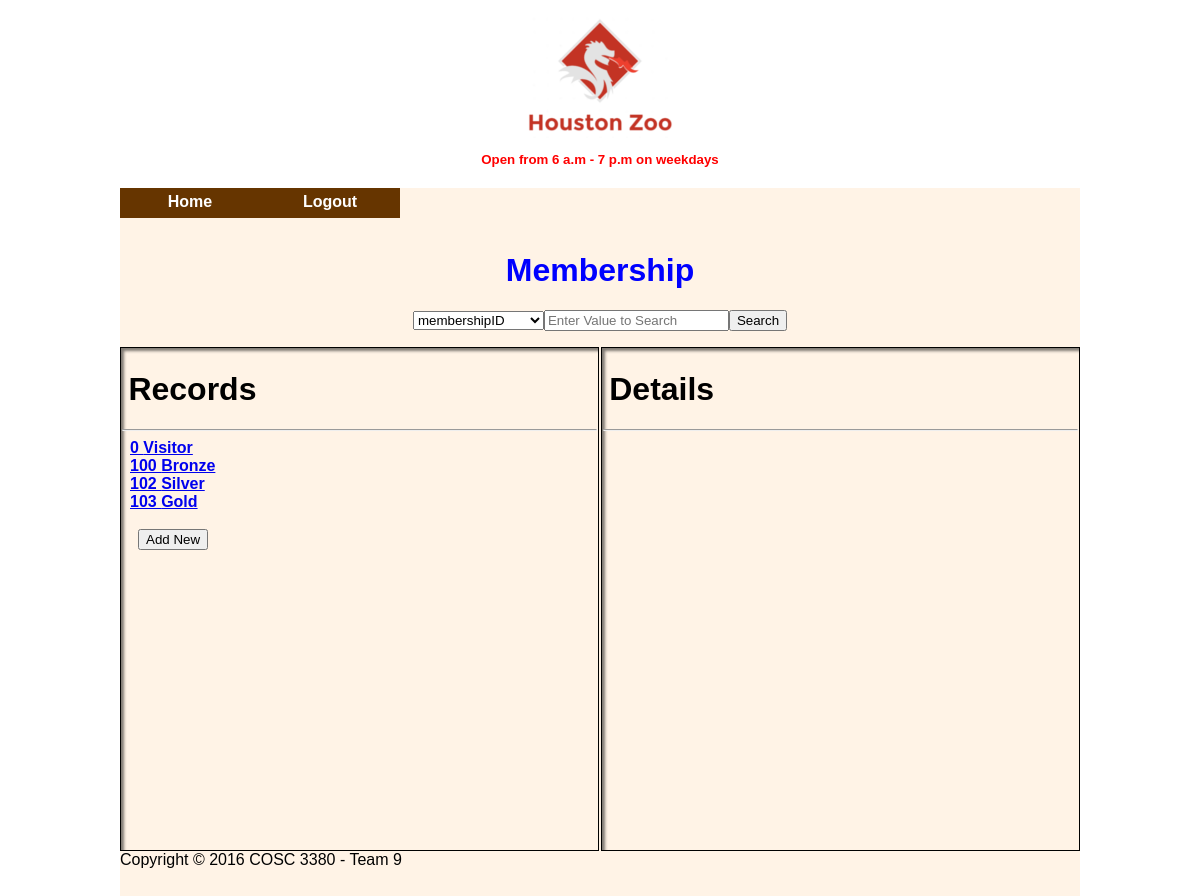
The page /membership.php (signed in) on the database its author committed.
### tables this page shows
CREATE TABLE IF NOT EXISTS `Menu` (
  `menuPage` int(11) NOT NULL AUTO_INCREMENT,
  `menutext` varchar(30) NOT NULL,
  `menuLink` varchar(30) NOT NULL,
  `menuParent` int(11) NOT NULL,
  `menuSort` int(11) NOT NULL,
  `menuSecurity` int(11) NOT NULL,
  PRIMARY KEY (`menuPage`)
);

CREATE TABLE IF NOT EXISTS `membership` (
  `membershipID` int(11) NOT NULL AUTO_INCREMENT,
  `membershipName` varchar(25) NOT NULL,
  `memberDiscount` decimal(10,2) NOT NULL,
  `CreatedOn` datetime NOT NULL,
  `CreatedBy` int(11) NOT NULL,
  `LastUpdatedOn` timestamp NOT NULL DEFAULT '0000-00-00 00:00:00' ON UPDATE CURRENT_TIMESTAMP,
  `LastUpdatedBy` int(11) NOT NULL,
  PRIMARY KEY (`membershipID`),
  UNIQUE KEY `MembershipName` (`membershipName`),
  KEY `CreatedBy` (`CreatedBy`),
  KEY `LastUpdatedBy` (`LastUpdatedBy`)
);

### membership.php (the view, shortened to what this page needs)
<?php
require_once (__DIR__.'/scripts/config.php');
?>
<html>
	<head>
		<link rel="stylesheet" type="text/css" href="site.css">
	</head>
	<body>
		<div id = "title"><h1>Membership</h1></div>
			<div id = "search">
<?php $user->fillDropDown('membership'); ?>
	</div>
		<div id="records">
			<h1>&thinsp;Records</h1>
			<hr/>
			<?php
			try
			{
			$sql="Select * from membership;";
			$querystmt=$DB_con->prepare($sql);
			$querystmt->execute();
			while($row=$querystmt->fetchObject())
			{
				if ($action != 'search')
				{
					echo "&ensp;<b><a href='membership.php?viewdetails={$row->membershipID}'>{$row->membershipID} {$row->membershipName}</a></b></li>";
					echo "<br/>";
				}
			}
			}
			catch(PDOException $ex)
			{
				$user->redirect('error.php',$ex->getMessage());
			}
			?>
			<form>
				&emsp;<button type='submit' type='submit' name='submit' value='new'>Add New</button>
			</form>
		</div>
	<div id="details">
			<h1>&thinsp;Details</h1>
			<hr/>
	</div>
	<?php
	include("master.php");
	?>
	</body>
</html>

### scripts/class.zoouser.php (shortened to what this page needs)
<?php
class USERZOO
{
    private $db;
    function __construct($DB_con)
    {
        $this->db=$DB_con;
    }
    public function fillDropDown($table)
    {
        $sql="Select column_name from information_schema.columns where table_name='$table';";
        $querystmt=$this->db->prepare($sql);
        $querystmt->execute();
        echo "<form>";
		echo "<select name = 'soption'>";
        while($row=$querystmt->fetchObject()) {
            echo "<option value = '$row->column_name'>$row->column_name</option>";
        }
    	echo "</select>";
    	echo "<input type='search' name='searchVal' placeholder='Enter Value to Search'>";
		echo "<button type='submit' type='submit' name='submit' value='search'>Search</button>";
    	echo "</form>";
    }
    public function showMenu($level)
    {
        if($level==0)
        {
            $user_id=0;
        }
        elseif($level==1)
        {
            $user_id = $_SESSION['user_session'];
        }
        $result=$this->db->prepare("SELECT UserTypeID FROM customer WHERE customerID=:uid UNION select UserTypeID  from Staff where staffID=:uid LIMIT 1");
        $result->execute(array(':uid'=>$user_id));
        $userRow=$result->fetchObject();;
        $userLevel=$userRow->UserTypeID;
        if($level==0)
        {
            $sql="Select * from Menu Where menuSecurity=$userLevel order by menuParent,menuSort ASC";
        }
        elseif($level==1 && $userLevel==1)
        {
            $sql="Select * from Menu Where menuSecurity<=$userLevel and menuText not in('Login') order by menuParent,menuSort ASC";
        }
        else
        {
            $sql="Select * from Menu Where menuSecurity<=$userLevel and menuText not in ('Login','View Cart','Gift Shop','Events','Gallery') order by menuParent,menuSort ASC";
        }
        $querystmt=$this->db->prepare($sql);
        $querystmt->execute();
        while($row=$querystmt->fetchObject())
        {
            if($row->menuParent==0)
            {
                $menu[$row->menuPage]['text']=$row->menutext;
                $menu[$row->menuPage]['link']=$row->menuLink;
            }
        }
        if(!empty($menu))
        {
            echo "<div id='navmenu'>";
            echo "<ul id='nav'>";
            foreach($menu as $page=>$link)
            {
                $name=$link['text'];
                $linkUrl=$link['link'];
                if($linkUrl!="")
                {
                    echo "<li><a href='$linkUrl'>$name</a>";
                }
                else
                {
                    echo "<li><a>$name</a>";
                }
                echo "</li>";
            }
            echo "</ul>";
            echo "</div>";
            echo "<br/>";
        }
    }
}
?>

### css/default.css (style rules this page uses)
body { background: url(../images/wood-wallpaper.png); font-family: Helvetica, Arial; }
#title { color: blue; text-align: center; }
#search { text-align: center }
#records { padding: 1px; width:49.5%; height:500px; border:1px solid black; float:left; box-shadow:inset 3px 3px 3px rgba(0,0,0,.5); }
#details { padding: 1px; border:1px solid black; width:49.5%; height:500px; float:right; box-shadow:inset 3px 3px 3px rgba(0,0,0,.5); }
#navmenu { width:100%; }
#navmenu ul { margin: 0; padding: 0; height:25px; }
#navmenu li { margin: 0; padding: 0; list-style: none; float: left; position: relative; background:#663500; }
#navmenu ul li a { text-align:center; text-decoration:none; font-family:Arial, Helvetica, sans-serif; font-weight:bold; height:25px; width:140px; display:block; color:#FFFFFF; padding-top:5px; }

### rows shown on the page
menu: menutext "Home"
menu: menutext "Logout"
membership: membershipID "0", membershipName "Visitor"
membership: membershipID "100", membershipName "Bronze"
membership: membershipID "102", membershipName "Silver"
membership: membershipID "103", membershipName "Gold"

### other values the page prints
form field soption "membershipID"
